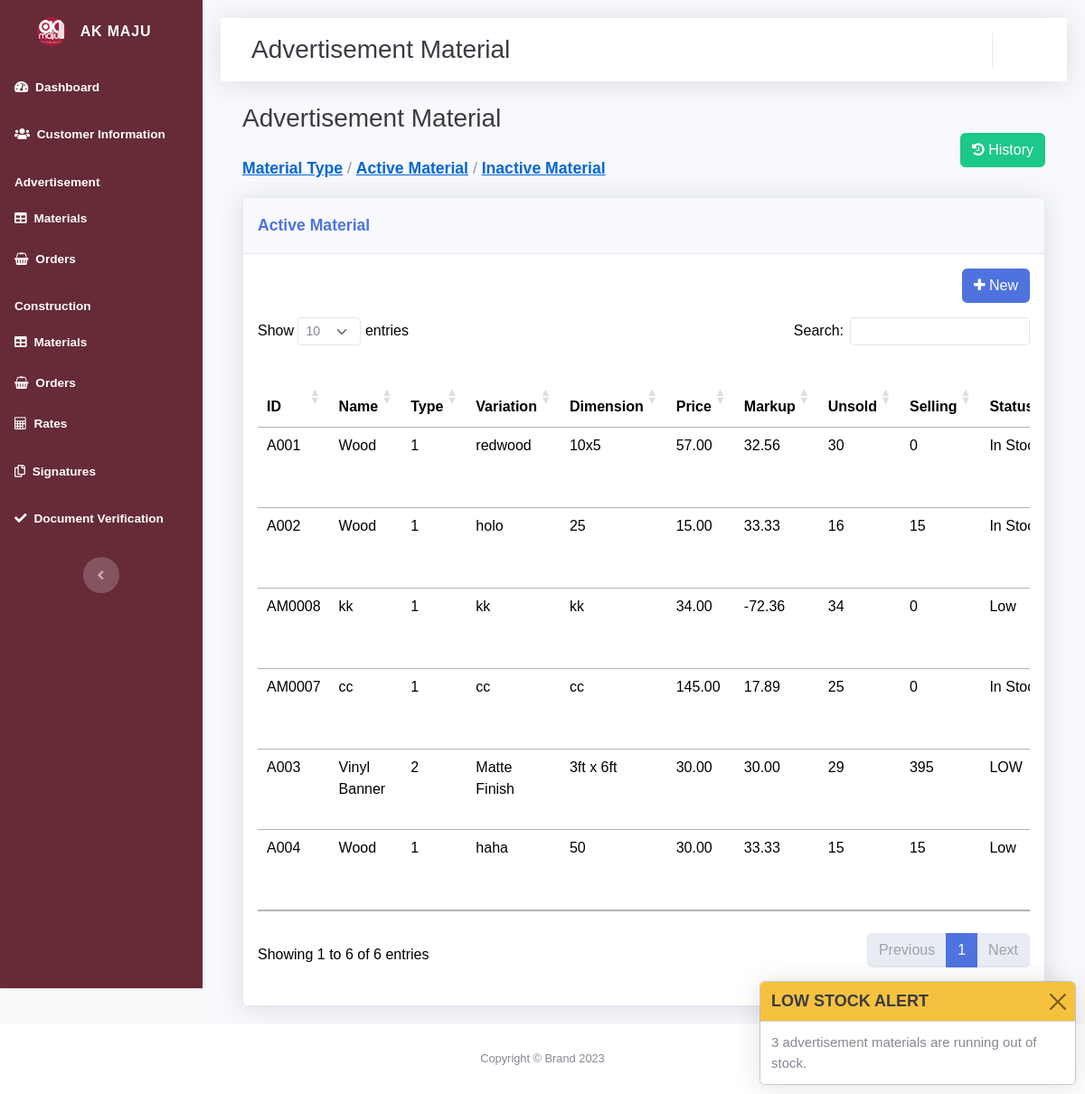
/AKMaju/admaterial.php (signed in), run on the app's committed database.
### tables this page shows
CREATE TABLE `tb_advertisement_material` (
  `AM_id` varchar(6) NOT NULL,
  `AM_name` varchar(50) NOT NULL,
  `AM_variation` varchar(20) NOT NULL,
  `AM_dimension` varchar(20) NOT NULL,
  `AM_unit` varchar(15) NOT NULL,
  `AM_price` decimal(7,2) NOT NULL,
  `AM_cost` decimal(7,2) NOT NULL,
  `AM_markUp` decimal(5,2) NOT NULL,
  `AM_type` int(11) NOT NULL,
  `AM_lastMod` datetime NOT NULL,
  `AM_totalQty` int(5) NOT NULL,
  `AM_unsoldQty` int(5) NOT NULL,
  `AM_sellingQty` int(5) NOT NULL,
  `AM_soldQty` int(5) NOT NULL,
  `LS_status` varchar(10) NOT NULL,
  `LS_qty` int(11) NOT NULL,
  `is_archived` int(11) NOT NULL
);

### AKMaju/admaterial.php (the view, shortened to what this page needs)
<?php
include ('mysession.php');
$sql = "SELECT *FROM tb_advertisement_material
        WHERE is_archived=0";
$result = mysqli_query($con,$sql);
$fid = $_GET['id'];
$sqls="SELECT *FROM tb_user
        WHERE U_id='$fid'";
$result3 = mysqli_query($con,$sqls);
$rows=mysqli_fetch_array($result3);
include ('datableheader.php');
?>
<!DOCTYPE html>
<html data-bs-theme="light" lang="en">
<head>
    <link rel="stylesheet" href="assets/bootstrap/css/bootstrap.min.css">
<link rel="stylesheet" href="assets/fonts/fontawesome-all.min.css">
<link rel="stylesheet" href="assets/fonts/font-awesome.min.css">
<link rel="stylesheet" href="assets/fonts/material-icons.min.css">
<link rel="stylesheet" href="assets/fonts/fontawesome5-overrides.min.css">
<link rel="stylesheet" href="assets/css/Filter.css">
<link rel="stylesheet" href="assets/css/Login-Form-Basic-icons.css">
<link rel="stylesheet" href="assets/css/sidebar-style4.css">
</head>
<body id="page-top">
    <div id="wrapper">
        <?php include ('navbar.php');?>
        <div class="d-flex flex-column" id="content-wrapper">
            <div id="content">
                <nav class="navbar navbar-expand bg-white shadow mb-4 topbar static-top navbar-light">
                    <div class="container-fluid"><button class="btn btn-link d-md-none rounded-circle me-3" id="sidebarToggleTop" type="button"><i class="fas fa-bars"></i></button>
                        <h3 class="text-dark mb-0">Advertisement Material</h3>
                        <ul class="navbar-nav flex-nowrap ms-auto">
                            <li class="nav-item dropdown no-arrow">
                                <?php echo"<div class='nav-item dropdown no-arrow'><a class='dropdown-toggle nav-link' aria-expanded='false' data-bs-toggle='dropdown' href='#''><span class='d-none d-lg-inline me-2 text-gray-600 small'>".$rows['U_id']."<br>".$rows['U_name']."</span></a>" ?>
                                </div>
                            </li>
                        </ul>
                    </div>
                </nav>
                <div class="container">
                <div class="row">
                <div class="col-md-6">
                        <h3 class="text-dark mb-4">Advertisement Material</h3>
                        <p>
        <a href="javascript:void(0);" onclick="showCard('typeCard');" style="text-decoration: underline; color: #0366d6; font-weight: bold;">Material Type</a>
        /
        <a href="javascript:void(0);" onclick="showCard('activeCard');" style="text-decoration: underline; color: #0366d6; font-weight: bold;">Active Material</a>
        /
        <a href="javascript:void(0);" onclick="showCard('inactiveCard');" style="text-decoration: underline; color: #0366d6; font-weight: bold;">Inactive Material</a>
    </p>
                </div>
                        <div class="col-md-6 d-flex justify-content-end align-items-center">
                        <?php
                                echo"<a class='btn btn-success' role='button' style='color: white;' href='admaterial-history.php?id=".$rows['U_id']."'><i class='fa fa-history' style='position: sticky;''></i>&nbsp;History</a>";
                                ?>
                        </div>
                    </div>
                </div>
                <div class="container-fluid">
                    <div class="card shadow" id="activeCard">
                        <div class="card-header py-3" >
                            <p class="text-primary m-0 fw-bold">Active Material</p>
                        </div>
                        <div class="card-body">
                            <div class="row">
                            <div class="col">
                            </div>
                            <div class="col d-flex justify-content-end">
                                <a class="btn btn-primary" role="button" data-bs-toggle="modal" data-bs-target="#modal-new">
                                    <i class="fa fa-plus"></i>&nbsp;New
                                </a>
                            </div>
                        </div>
                            <div class="table-responsive table mt-2 " role="grid" aria-describedby="dataTable_info">
                                <table class="table my-0 table-responsive table mt-2 order-column hover" id="dataTable">
                                    <thead>
                                        <th>ID</th>
                                        <th>Name</th>
                                        <th>Type</th>
                                        <th>Variation</th>
                                        <th>Dimension</th>
                                        <th>Price</th>
                                        <th>Markup</th>
                                        <th>Unsold</th>
                                        <th>Selling</th>
                                        <th>Status</th>
                                    </thead>
                                    <tbody>
                                        <?php
                                        while($row=mysqli_fetch_array($result))
                                        {
                                            echo "<tr>";
                                            echo "<td>".$row['AM_id']."</td>";
                                            echo "<td>".$row['AM_name']."</td>";
                                            echo "<td>".$row['AM_type']."</td>";
                                            echo "<td>".$row['AM_variation']."</td>";
                                            echo "<td>".$row['AM_dimension']."</td>";
                                            echo "<td>".$row['AM_price']."</td>";
                                            echo "<td>".$row['AM_markUp']."</td>";
                                            echo "<td>".$row['AM_unsoldQty']."</td>";
                                            echo "<td>".$row['AM_sellingQty']."</td>";
                                            echo "<td>".$row['LS_status']."</td>";
                                            echo "</tr>";
                                        echo "<div class='modal fade' role='dialog' tabindex='-1' id='modal-edit-" . $row['AM_id'] . "' style='margin: 0px;margin-top: 0px;text-align: left;'>
                                                <div class='modal-dialog modal-lg modal-dialog-centered modal-fullscreen-lg-down' role='document'>
                                                    <div class='modal-content'>
                                                            <h4 class='modal-title' style='color: rgb(0,0,0);'>Material: ".$row['AM_id']."</h4><button class='btn-close' type='button' aria-label='Close' data-bs-dismiss='modal'></button>
                                                        <form method='post' action='editAmaterial.php?id=" . $fid . "&material=" . $row['AM_id'] . "'>
                                                                    <label class='form-label'>Name</label><input class='form-control' type='text' name='fameditname' value='{$row['AM_name']}' >
                                                                    <label class='form-label'>Type</label><input class='form-control' type='text' name='fameditype' value='{$row['AM_type']}' >
                                                                    <div></div><label class='form-label'>Variation</label><input class='form-control' name='fameditvariation' type='text' value='{$row['AM_variation']}'>
                                                                    <div></div><label class='form-label'>Dimension</label><input class='form-control' type='text' name='fameditdimension' value='{$row['AM_dimension']}' >
                                                                    <div></div><label class='form-label'>Unit</label><input class='form-control' maxlength='5' name='fameditunit' type='text' value='{$row['AM_unit']}'>
                                                                    {$row['']}
                                                                    {$row['']}
                                                                    <div></div><input class='form-control' name='fameditmarkup' type='number' min='0' required='' value='{$row['AM_markUp']}' readonly>
                                                                    {$row['']}
                                                                    <div></div><label class='form-label'>Sold</label><input class='form-control' name='fameditsold' id='fameditsold'  value='{$row['AM_soldQty']}'disabled>
                                                                    {$row['']}
                                                                    {$row['']}
                                                                    <div></div><label class='form-label'>Stock Status</label><input class='form-control' name='fameditstatus' type='text' value='{$row['LS_status']}'readonly>
                                                                    {$row['']}
                                                                <button class='btn btn-danger' id='deleteTrigger-" . $row['AM_id'] . "'>Delete</button>
                                                    </form>
                                            </div>";
                                        }
                                            ?>
                                    </tbody>
                                </table>
                            </div>
                        </div>
                    </div>
                </div>
</div>
</div>
</div>
            <footer class="bg-white sticky-footer">
                <div class="container my-auto">
                    <div class="text-center my-auto copyright"><span>Copyright © Brand 2023</span></div>
                </div>
            </footer>
        </div><a class="d-inline border rounded scroll-to-top" href="#page-top"><i class="fas fa-angle-up"></i></a>
</body>
</html>

### data on the page
tb_advertisement_material: AM_id "A001", AM_name "Wood", AM_type "1", AM_variation "redwood", AM_dimension "10x5", AM_price "57.00", AM_markUp "32.56", AM_unsoldQty "30", AM_sellingQty "0", LS_status "In…"
tb_advertisement_material: AM_id "A002", AM_name "Wood", AM_type "1", AM_variation "holo", AM_dimension "25", AM_price "15.00", AM_markUp "33.33", AM_unsoldQty "16", AM_sellingQty "15", LS_status "In…"
tb_advertisement_material: AM_id "A003", AM_name "Vinyl Banner", AM_type "2", AM_variation "Matte Finish", AM_dimension "3ft x 6ft", AM_price "30.00", AM_markUp "30.00", AM_unsoldQty "29", AM_sellingQty "395", LS_status "LOW"
tb_advertisement_material: AM_id "A004", AM_name "Wood", AM_type "1", AM_variation "haha", AM_dimension "50", AM_price "30.00", AM_markUp "33.33", AM_unsoldQty "15", AM_sellingQty "15", LS_status "Low"
tb_advertisement_material: AM_id "AM0007", AM_name "cc", AM_type "1", AM_variation "cc", AM_dimension "cc", AM_price "145.00", AM_markUp "17.89", AM_unsoldQty "25", AM_sellingQty "0", LS_status "In…"
tb_advertisement_material: AM_id "AM0008", AM_name "kk", AM_type "1", AM_variation "kk", AM_dimension "kk", AM_price "34.00", AM_markUp "-72.36", AM_unsoldQty "34", AM_sellingQty "0", LS_status "Low"

### other printed values
$message "3 advertisement materials are running out of stock."
